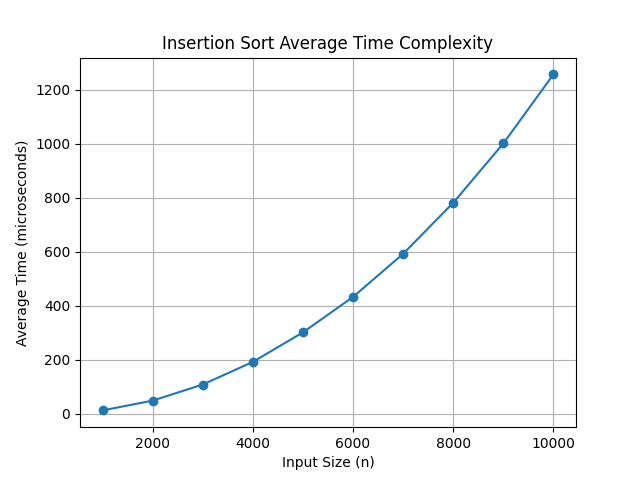

Source code (Python):
import time
import random
import matplotlib.pyplot as plt

n = [1000, 2000, 3000, 4000, 5000, 6000, 7000, 8000, 9000, 10000]

avg_time_insertion = [
    12.5, 48.7, 108.3, 192.1, 301.5,
    432.8, 592.4, 781.6, 1001.2, 1256.9
]

plt.figure()
plt.plot(n, avg_time_insertion, marker='o')
plt.xlabel("Input Size (n)")
plt.ylabel("Average Time (microseconds)")
plt.title("Insertion Sort Average Time Complexity")
plt.grid(True)
plt.show()   
